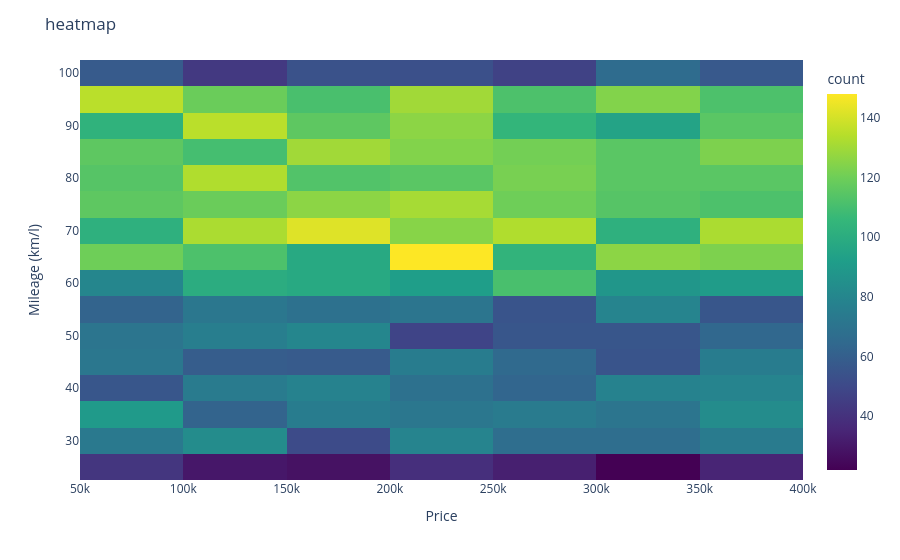

Source (notebook cell):
### Code cell
fig = px.density_heatmap(
    df,
    x="Price",
    y="Mileage (km/l)",
    color_continuous_scale="Viridis"
)
fig.update_layout(
    title='heatmap'
)
fig.show()

### Figure 1 — Plotly figure (JSON) as saved in the notebook; plotly's stock layout.template omitted (floating-point values rounded to 4 significant figures; data arrays with more than 128 entries replaced by an {"elided": "..."} marker saying what was removed)
{"data": [{"coloraxis": "coloraxis", "hovertemplate": "Price=%{x}<br>Mileage (km/l)=%{y}<br>count=%{z}<extra></extra>", "name": "", "type": "histogram2d", "x": {"elided": "10000 int values"}, "xaxis": "x", "xbingroup": "x", "y": {"elided": "10000 float values"}, "yaxis": "y", "ybingroup": "y"}], "layout": {"coloraxis": {"autocolorscale": false, "colorbar": {"title": {"text": "count"}}, "colorscale": [[0, "#440154"], [0.1111, "#482878"], [0.2222, "#3e4989"], [0.3333, "#31688e"], [0.4444, "#26828e"], [0.5556, "#1f9e89"], [0.6667, "#35b779"], [0.7778, "#6ece58"], [0.8889, "#b5de2b"], [1, "#fde725"]]}, "legend": {"tracegroupgap": 0}, "margin": {"t": 60}, "title": {"text": "heatmap"}, "xaxis": {"anchor": "y", "domain": [0, 1], "title": {"text": "Price"}}, "yaxis": {"anchor": "x", "domain": [0, 1], "title": {"text": "Mileage (km/l)"}}}}
